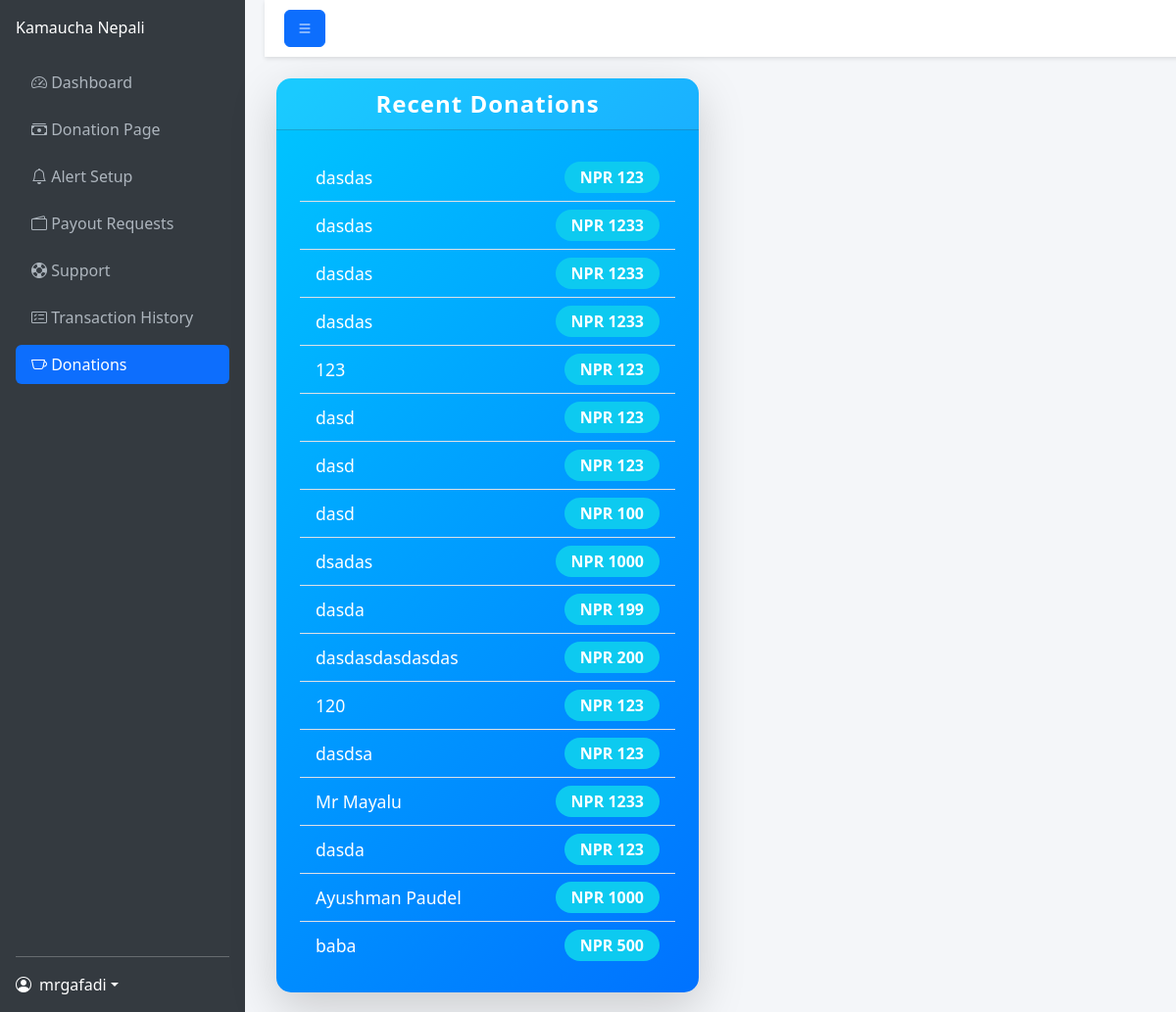
The app's page /dashboard/donations_page (signed in), older data.
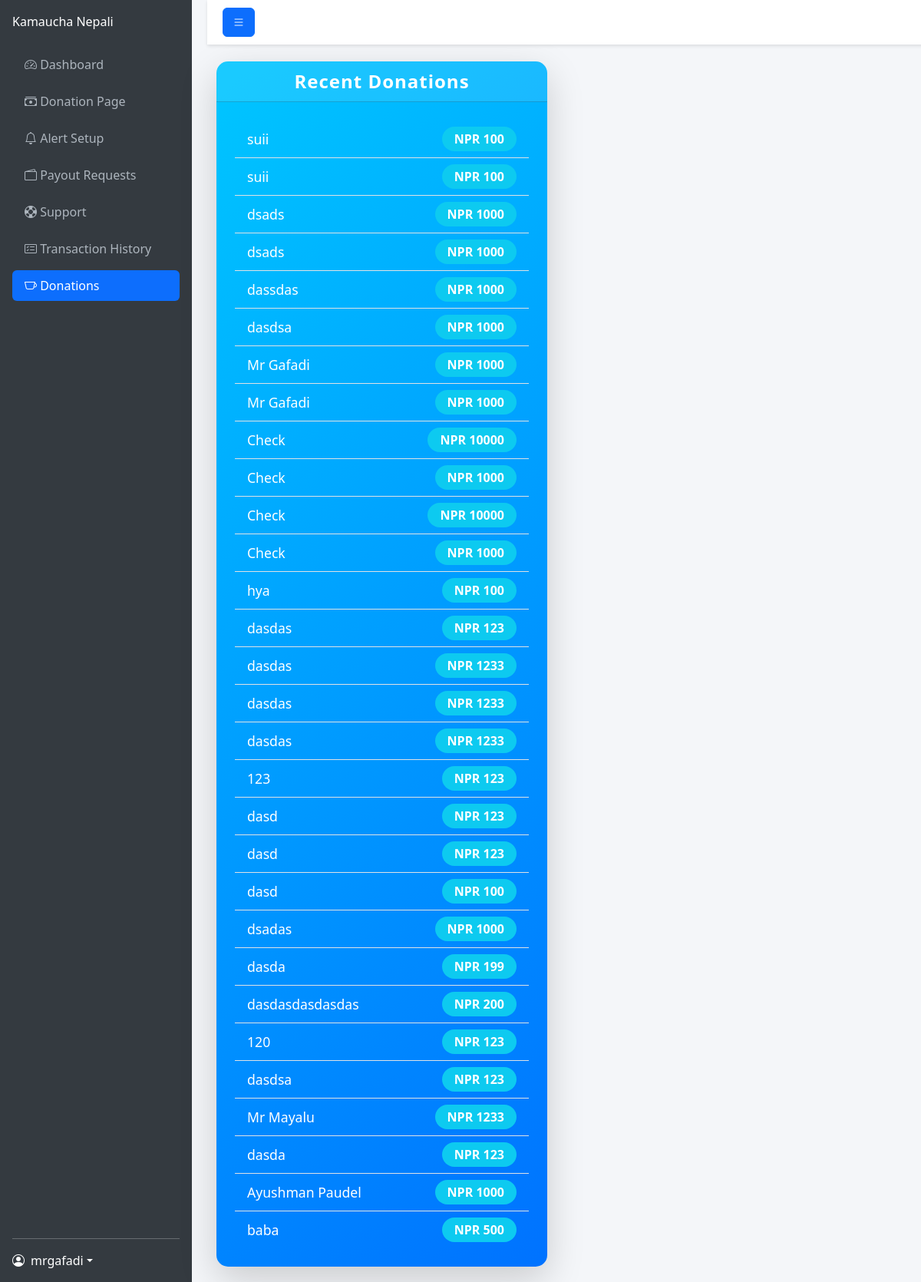
The same page, newer data.
### home/models.py (models this page shows, shortened)
class Donation(models.Model):
    PENDING = 'Pending'
    Completed = 'Completed'
    Status_Choices = [
        (PENDING, 'Pending'),
        (Completed, 'Completed'),]
    username = models.ForeignKey(User, on_delete=models.CASCADE)
    donator_name = models.TextField(max_length=200)
    donation_amount = models.IntegerField()
    donation_date = models.DateField(auto_now_add=True)
    donation_message = models.TextField(default="")
    transaction_uuid = models.TextField(default="")
    donation_status = models.CharField(
        max_length=20,
        choices=Status_Choices,
        default=PENDING,
    )

### home/views.py (the view)
# urls.py: path("dashboard/donations_page",views.donations_page,name="donations_page"),
def donations_page(request):
    if request.user.is_authenticated:
        recent_donations = Donation.objects.filter(username=request.user).order_by('-donation_date')
        return render(request,"home/donations.html",{"recent_donations":recent_donations})
    return redirect("/login/")

### home/templates/home/donations.html (shortened to what this page needs)
<!DOCTYPE html>
<html lang="en">
<head>
    <link href="https://cdn.jsdelivr.net/npm/bootstrap@5.3.0/dist/css/bootstrap.min.css" rel="stylesheet">
    <link href="https://cdn.jsdelivr.net/npm/bootstrap-icons@1.10.5/font/bootstrap-icons.css" rel="stylesheet">
</head>
<body>
    <nav class="sidebar d-flex flex-column p-3">
        <a href="#" class="navbar-brand mb-4">Kamaucha Nepali</a>
        <ul class="nav nav-pills flex-column mb-auto">
            <li class="nav-item mb-2">
                <a href="{% url "dashboard_page" %}" class="nav-link" aria-current="page">
                    <i class="bi bi-speedometer2"></i>
                    <span>Dashboard</span>
                </a>
            </li>
            <li class="nav-item mb-2">
                <a href="{% url "donation_setup_page" %}" class="nav-link">
                    <i class="bi bi-cash-stack"></i>
                    <span>Donation Page</span>
                </a>
            </li>
            <li class="nav-item mb-2">
                <a href="{% url "alert_setup_page" %}" class="nav-link">
                    <i class="bi bi-bell"></i>
                    <span>Alert Setup</span>
                </a>
            </li>
            <li class="nav-item mb-2">
                <a href="{% url "payout_request_page" %}" class="nav-link">
                    <i class="bi bi-wallet2"></i>
                    <span>Payout Requests</span>
                </a>
            </li>
            <li class="nav-item mb-2">
                <a href="{% url "support_page" %}" class="nav-link">
                    <i class="bi bi-life-preserver"></i>
                    <span>Support</span>
                </a>
            </li>
            <li class="nav-item mb-2">
                <a href="{% url "transcations_history_page" %}" class="nav-link">
                    <i class="bi bi-card-checklist"></i>
                    <span>Transaction History</span>
                </a>
            </li>
            <li class="nav-item mb-2">
                <a href="{% url "donations_page" %}" class="nav-link active">
                    <i class="bi bi-cup"></i>
                    <span>Donations</span>
                </a>
            </li>
        </ul>
        <hr>
        <div class="dropdown">
            <a href="#" class="d-flex align-items-center text-white text-decoration-none dropdown-toggle" id="userDropdown" data-bs-toggle="dropdown" aria-expanded="false">
                <i class="bi bi-person-circle me-2"></i>
                <span>{{user.username}}</span>
            </a>
        </div>
    </nav>
<div class="content flex-grow-1">
    <nav class="top-navbar d-flex justify-content-between align-items-center">
        <div>
            <button class="btn btn-primary" id="sidebarToggle">
                <i class="bi bi-list"></i>
            </button>
        </div>
    </nav>
    <div class="container main-content">
        <div class="row">
            <div class="col-md-6">
                <div class="card h-100 shadow-lg border-0" style="border-radius: 15px; background: linear-gradient(135deg, #00c6ff, #0072ff); color: white;">
                    <div class="card-header text-center fw-bold" style="font-size: 1.5rem; letter-spacing: 1px;">
                        Recent Donations
                    </div>
                    <div class="card-body p-4">
                        <ul class="list-group list-group-flush">
                            {% for donation in recent_donations %}
                                <li class="list-group-item d-flex justify-content-between align-items-center bg-transparent" style="color: white; font-size: 1.1rem;">
                                    {{ donation.donator_name }}
                                    <span class="badge bg-info rounded-pill">NPR {{ donation.donation_amount }}</span>
                                </li>
                            {% empty %}
                                <li class="list-group-item d-flex justify-content-between align-items-center bg-transparent" style="color: white; font-size: 1.1rem;">
                                    No recent donations.
                                </li>
                            {% endfor %}
                        </ul>
                    </div>
                </div>
            </div>
        </div>
    </div>
</div>
</body>
</html>

### home/templates/home/donations.html (style rules this page uses)
body { display: flex; min-height: 100vh; background-color: #f4f6f9; }
.sidebar { min-width: 250px; max-width: 250px; background-color: #343a40; color: #fff; transition: all 0.3s; }
.sidebar .nav-link { color: #adb5bd; transition: all 0.3s; }
.sidebar .nav-link.active { background-color: #0d6efd; color: #fff; }
.content { width: 100%; padding: 20px; transition: all 0.3s; }
.top-navbar { width: 100%; padding: 10px 20px; background-color: #fff; box-shadow: 0 2px 4px rgba(0,0,0,0.1); position: fixed; top: 0; z-index: 1000; display: flex; justify-content: space-between; align-items: center; }
.main-content { margin-top: 60px; }
.sidebar { min-width: 250px; max-width: 250px; background-color: #343a40; color: #fff; transition: all 0.3s ease; }
.content { transition: all 0.3s ease; }
.card-header { background-color: rgba(255, 255, 255, 0.1); }
.list-group-item { transition: transform 0.2s, background-color 0.3s; }
.badge { font-size: 1rem; padding: 0.5em 1em; transition: all 0.3s ease; }

Row changes from the older to the newer data that the page shows:
added Donation: donator_name "suii", donation_amount "100"
added Donation: donator_name "suii", donation_amount "100"
added Donation: donator_name "dsads", donation_amount "1000"
added Donation: donator_name "dsads", donation_amount "1000"
added Donation: donator_name "dassdas", donation_amount "1000"
added Donation: donator_name "dasdsa", donation_amount "1000"
added Donation: donator_name "Mr Gafadi", donation_amount "1000"
added Donation: donator_name "Mr Gafadi", donation_amount "1000"
added Donation: donator_name "Check", donation_amount "10000"
added Donation: donator_name "Check", donation_amount "1000"
added Donation: donator_name "Check", donation_amount "10000"
added Donation: donator_name "Check", donation_amount "1000"
added Donation: donator_name "hya", donation_amount "100"
